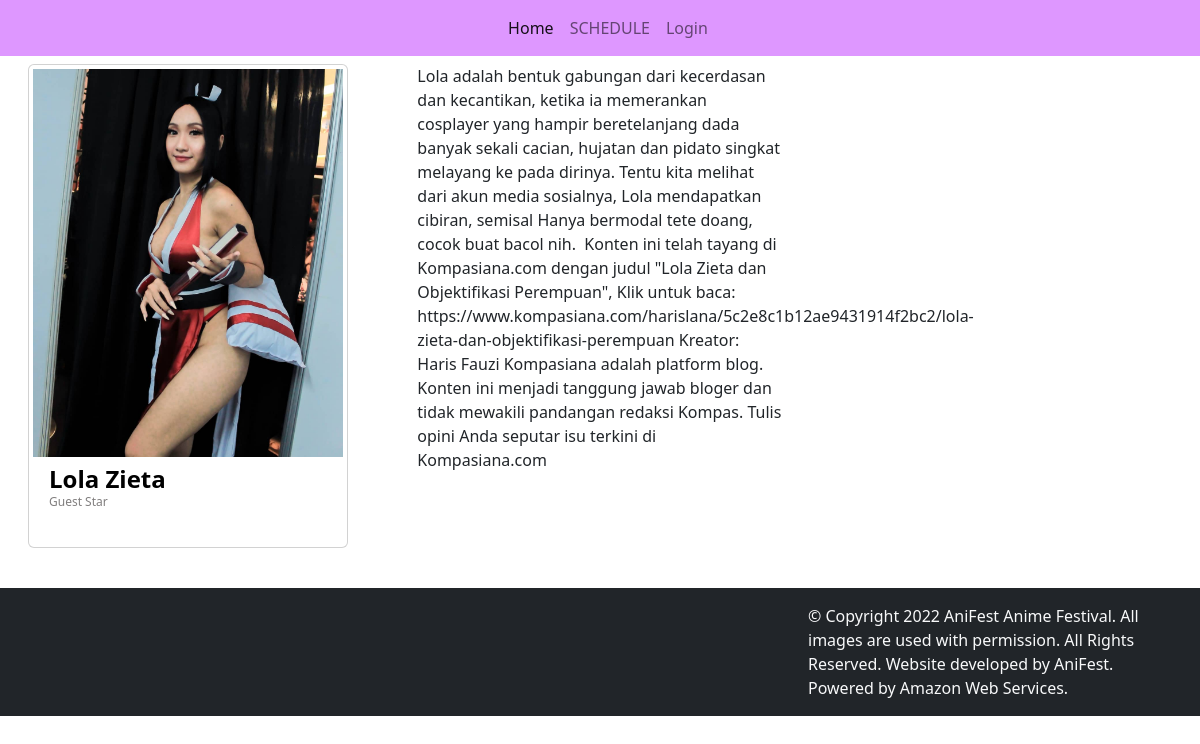
Page /php/detail1.php?id=10 on the committed database.
### tables this page shows
CREATE TABLE `guest_stars` (
  `guest_star_id` int NOT NULL,
  `name` varchar(255) DEFAULT NULL,
  `description` text,
  `gambar` varchar(255) DEFAULT NULL
);

### php/functions.php (called while the page is built, shortened)
<?php
$conn = mysqli_connect("localhost:3306", "root", "", "tubes");
function query($query)
{
    global $conn;
    $result = mysqli_query($conn, $query);
    $rows = [];
    while ($row = mysqli_fetch_assoc($result)) {
        $rows[] = $row;
    }
    return $rows;
}

### php/detail1.php (the view, shortened to what this page needs)
<?php
require ('functions.php');
$id = $_GET["id"];
$guestStars = query("SELECT * FROM  guest_stars WHERE guest_star_id  = $id")[0];
?>
<!doctype html>
<html lang="en">
  <head>
    <link rel="stylesheet" href="main.css" />
    <link href="https://cdn.jsdelivr.net/npm/bootstrap@5.2.3/dist/css/bootstrap.min.css" rel="stylesheet">
  </head>
<body>
<nav class="navbar navbar-expand-lg fixed-top" data-bs-theme="light" style="background-color: rgb(222 151 255) !important">
  <div class="container-fluid">
    <div class="collapse navbar-collapse" id="navbarColor01">
      <ul class="navbar-nav ms-auto me-auto mb-lg-0">
        <li class="nav-item">
          <a class="nav-link active" aria-current="page" href="../index.php">Home</a>
        </li>
        <li class="nav-item">
          <a class="nav-link" href="../Schedule.php">SCHEDULE</a>
        </li>
        <?php
          if (isset($_SESSION['submit'])) {
            echo '<li class="nav-item"><a class="nav-link" href="./php/logout.php">Logout</a></li>';
          } else {
            echo '<li class="nav-item"><a class="nav-link" href="./php/login.php">Login</a></li>';
          }
        ?>
      </ul>
    </div>
  </div>
</nav>
 <section id="GuestStar" class="p-3"
 >
    <div class="container-fluid mt-5">
        <div class="row">
            <div class="col-lg-4 col-md-6 col-sm-12 mb-4">
                <div class="card p-1" style="width: 20rem">
                            <img src="../assets/img/<?= $guestStars['gambar']; ?>" alt="" class="w-100" />
                    <div class="card-body">
                        <h4><?= $guestStars['name']; ?></h4>
                        <p>Guest Star</p>
                    </div>
                </div>
            </div>
            <div class="col-lg-4 col-md-6 col-sm-12 mb-4">
               <p><?= $guestStars["description"]; ?></p>
            </div>
        </div>
    </div>
  </section>
  <?php include('../modular/footer.php') ?>
</body>
</html>

### main.css (style rules this page uses)
html { overflow-x: hidden; }
.card { width: 95%; }
.card-body h4 { color: #000; font-weight: 600; font-size: 24px; line-height: 0.8rem; }
.card-body p { font-size: 12px !important; color: #807e7e !important; }

### rows in the picture
guest_stars: gambar (picture), name "Lola Zieta", description "Lola adalah bentuk gabungan dari kecerdasan dan kecantikan, ketika ia memerankan cosplayer yang hampir beretelanjang dada banyak sekali cacian, hujatan dan pidato singkat melayang ke pada dirinya. Tentu kita melihat dari akun media sosialnya, Lola mendapatkan cibiran, semisal Hanya bermodal tete doang, cocok buat bacol nih. Konten ini telah tayang di Kompasiana.com dengan judul \"Lola Zieta dan Objektifikasi Perempuan\", Klik untuk baca: https://www.kompasiana.com/harislana/5c2e8c1b12ae9431914f2bc2/lola-zieta-dan-objektifikasi-perempuan Kreator: Haris Fauzi Kompasiana adalah platform blog. Konten ini menjadi tanggung jawab bloger dan tidak mewakili pandangan redaksi Kompas. Tulis opini Anda…"
